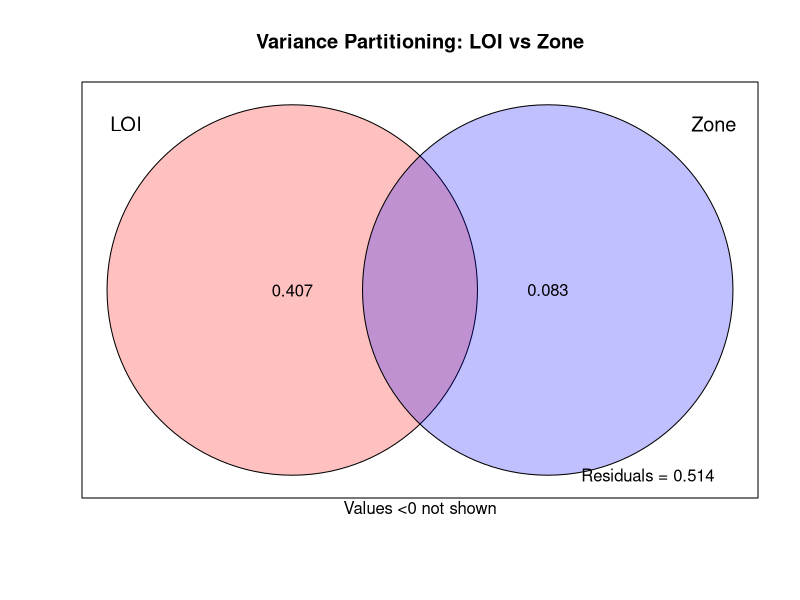
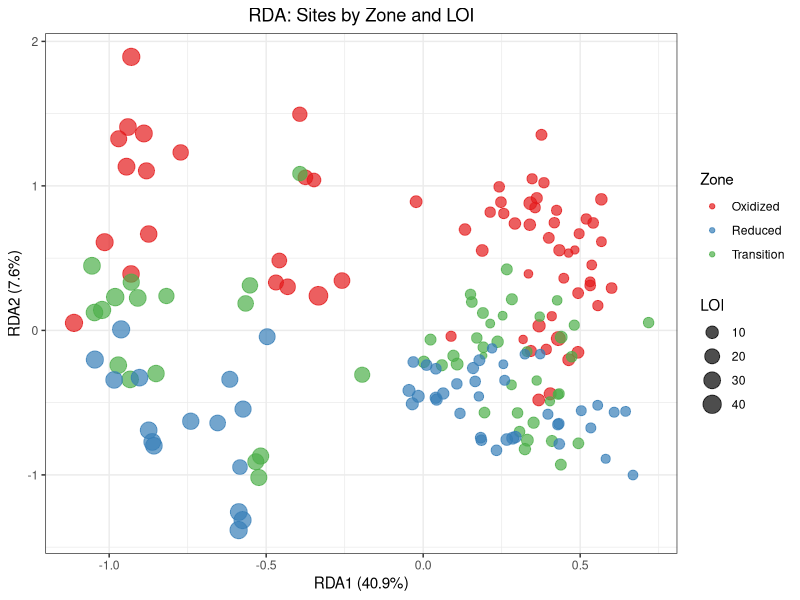
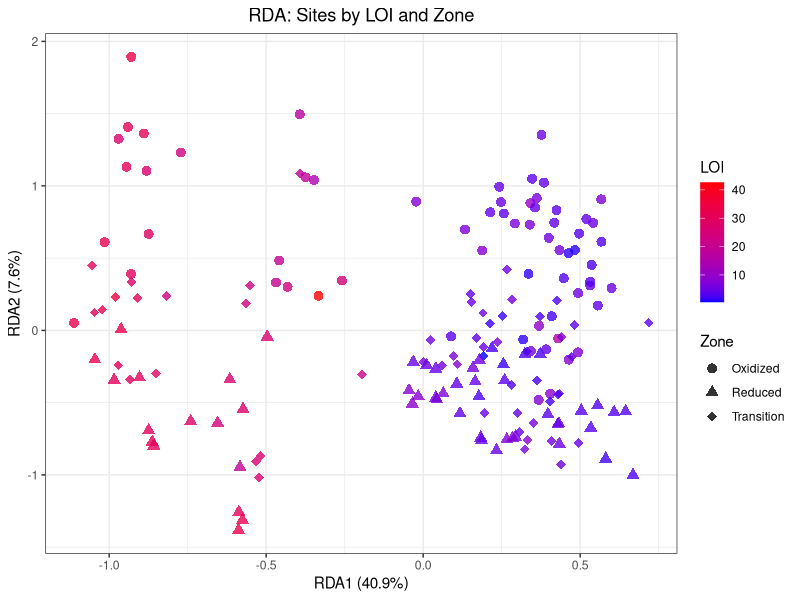
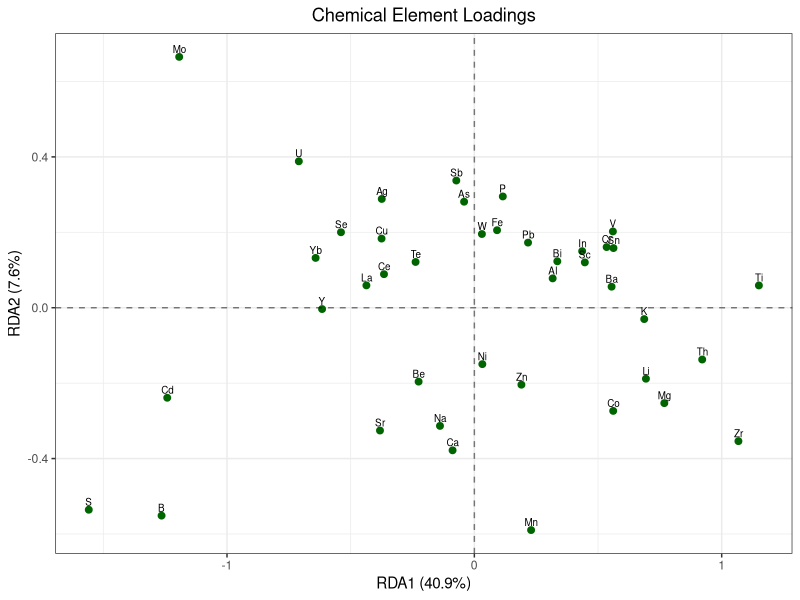
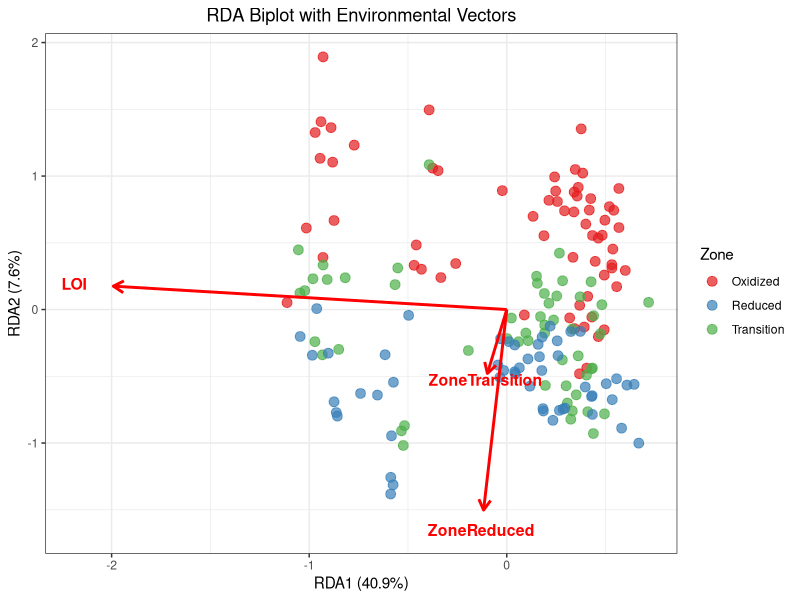
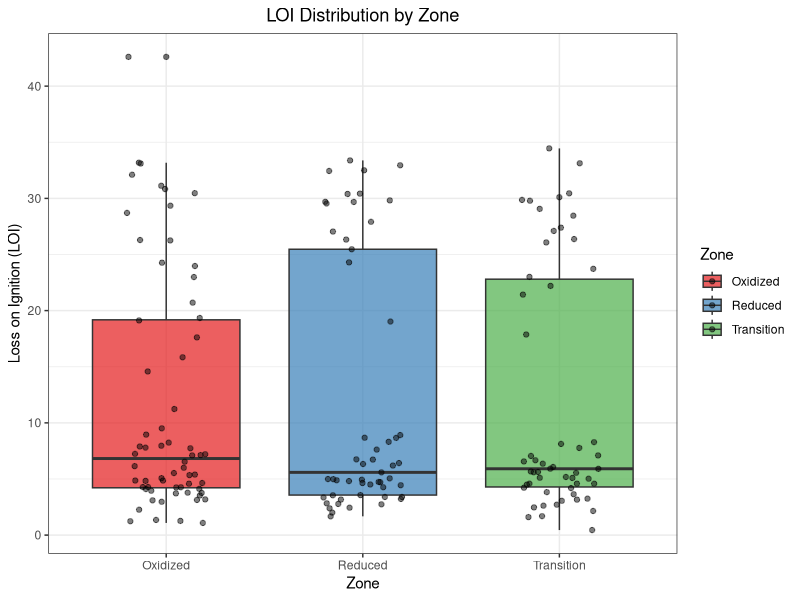

Reproduce these figures in R, in order.
# RDA Analysis: CLR Chemical Data vs LOI + Zone
# Redundancy Analysis with both continuous (LOI) and categorical (Zone) predictors

# =============================================================================
# PACKAGE LOADING
# =============================================================================

# Required packages
required_packages <- c("vegan", "ggplot2", "dplyr", "RColorBrewer", "gridExtra")

# Check and load packages
for(pkg in required_packages) {
  if(!require(pkg, character.only = TRUE)) {
    install.packages(pkg)
    library(pkg, character.only = TRUE)
  }
}

# =============================================================================
# DATA LOADING
# =============================================================================

# Load CLR-transformed chemical data
clr_chem <- read.csv("clrChem.csv")
cat("✓ Loaded clrChem.csv:", nrow(clr_chem), "rows x", ncol(clr_chem), "columns\n")

# Load site data with LOI and Zone
site_data <- read.csv("SiteData.csv")
cat("✓ Loaded SiteData.csv:", nrow(site_data), "rows x", ncol(site_data), "columns\n")

# =============================================================================
# DATA PREPARATION
# =============================================================================

# Merge datasets by ID
merged_data <- merge(clr_chem, site_data[, c("ID", "LOI", "Zone")], by = "ID")
cat("✓ Merged datasets:", nrow(merged_data), "rows\n")

# Extract CLR chemical data (exclude ID column)
clr_matrix <- merged_data[, grepl("^clr_", names(merged_data))]
cat("✓ CLR chemical matrix:", nrow(clr_matrix), "samples x", ncol(clr_matrix), "elements\n")

# Prepare predictor variables
env_data <- data.frame(
  LOI = merged_data$LOI,
  Zone = factor(merged_data$Zone)
)

# Check data structure
cat("✓ Environmental data:\n")
cat("  LOI range:", round(min(env_data$LOI, na.rm = TRUE), 2), "-", 
    round(max(env_data$LOI, na.rm = TRUE), 2), "\n")
cat("  Zone levels:", paste(levels(env_data$Zone), collapse = ", "), "\n")
cat("  Zone counts:", paste(table(env_data$Zone), collapse = ", "), "\n")

# Check for missing values
complete_cases <- complete.cases(env_data)
cat("Missing values in environmental data:", sum(!complete_cases), "\n")

# Remove samples with missing data if any
if(any(!complete_cases)) {
  clr_matrix <- clr_matrix[complete_cases, ]
  env_data <- env_data[complete_cases, ]
  merged_data <- merged_data[complete_cases, ]
  cat("✓ Removed", sum(!complete_cases), "samples with missing data\n")
}

cat("Final dataset:", nrow(clr_matrix), "samples\n")

# =============================================================================
# REDUNDANCY ANALYSIS (RDA) - FULL MODEL
# =============================================================================

cat("\n=== PERFORMING RDA ANALYSIS ===\n")

# Full model with both predictors
rda_full <- rda(clr_matrix ~ LOI + Zone, data = env_data)
cat("✓ Full RDA model completed\n")

# Individual models for comparison
rda_loi_only <- rda(clr_matrix ~ LOI, data = env_data)
rda_zone_only <- rda(clr_matrix ~ Zone, data = env_data)
cat("✓ Individual models completed\n")

# Print summary of full model
cat("\nFull Model Summary:\n")
print(summary(rda_full))

# =============================================================================
# STATISTICAL TESTING
# =============================================================================

cat("\n=== STATISTICAL TESTING ===\n")

# Test overall model significance
set.seed(123)
anova_full <- anova(rda_full, permutations = 999)
cat("✓ Overall model test:\n")
print(anova_full)

# Test each predictor individually (marginal effects)
set.seed(123)
anova_marginal <- anova(rda_full, by = "margin", permutations = 999)
cat("\n✓ Marginal effects test:\n")
print(anova_marginal)

# Test each predictor sequentially (conditional effects)
set.seed(123)
anova_terms <- anova(rda_full, by = "terms", permutations = 999)
cat("\n✓ Sequential (conditional) effects test:\n")
print(anova_terms)

# Test RDA axes
set.seed(123)
anova_axes <- anova(rda_full, by = "axis", permutations = 999)
cat("\n✓ Axis-wise testing:\n")
print(anova_axes)

# =============================================================================
# VARIANCE PARTITIONING
# =============================================================================

cat("\n=== VARIANCE PARTITIONING ===\n")

# Partition variance between LOI and Zone
varpart_result <- varpart(clr_matrix, 
                         env_data[, "LOI", drop = FALSE],
                         env_data[, "Zone", drop = FALSE])

cat("✓ Variance partitioning completed\n")
print(varpart_result)

# Plot variance partitioning
plot(varpart_result, digits = 2, 
     Xnames = c("LOI", "Zone"),
     bg = c("red", "blue"))
title("Variance Partitioning: LOI vs Zone")

# =============================================================================
# VARIANCE EXPLAINED CALCULATIONS
# =============================================================================

cat("\n=== VARIANCE EXPLAINED ===\n")

# Extract variance components
total_var <- sum(rda_full$CA$eig) + sum(rda_full$CCA$eig)
constrained_var <- sum(rda_full$CCA$eig)
rda1_var <- rda_full$CCA$eig[1]
rda2_var <- rda_full$CCA$eig[2]

# Calculate percentages
total_explained <- (constrained_var / total_var) * 100
rda1_explained <- (rda1_var / total_var) * 100
rda2_explained <- (rda2_var / total_var) * 100

cat("Total variance explained by LOI + Zone:", round(total_explained, 2), "%\n")
cat("Variance explained by RDA1:", round(rda1_explained, 2), "%\n")
cat("Variance explained by RDA2:", round(rda2_explained, 2), "%\n")

# Individual model comparisons
loi_only_var <- (sum(rda_loi_only$CCA$eig) / sum(rda_loi_only$CA$eig + rda_loi_only$CCA$eig)) * 100
zone_only_var <- (sum(rda_zone_only$CCA$eig) / sum(rda_zone_only$CA$eig + rda_zone_only$CCA$eig)) * 100

cat("LOI alone explains:", round(loi_only_var, 2), "%\n")
cat("Zone alone explains:", round(zone_only_var, 2), "%\n")

# Adjusted R-squared
cat("Adjusted R-squared (full model):", round(RsquareAdj(rda_full)$adj.r.squared, 4), "\n")

# =============================================================================
# ORDINATION PLOTS
# =============================================================================

cat("\n=== CREATING ORDINATION PLOTS ===\n")

# Get scores
site_scores <- scores(rda_full, display = "sites", choices = 1:2)
species_scores <- scores(rda_full, display = "species", choices = 1:2)
biplot_scores <- scores(rda_full, display = "bp", choices = 1:2)

# Create data frame for sites
site_df <- data.frame(
  ID = merged_data$ID,
  RDA1 = site_scores[, 1],
  RDA2 = site_scores[, 2],
  LOI = env_data$LOI,
  Zone = env_data$Zone
)

# Create data frame for species
species_df <- data.frame(
  Element = gsub("clr_", "", rownames(species_scores)),
  RDA1 = species_scores[, 1],
  RDA2 = species_scores[, 2],
  RDA1_abs = abs(species_scores[, 1]),
  RDA2_abs = abs(species_scores[, 2])
)

# Sort by RDA1 importance
species_df <- species_df[order(species_df$RDA1_abs, decreasing = TRUE), ]

cat("Top 10 elements most strongly associated with RDA1:\n")
print(species_df[1:10, c("Element", "RDA1", "RDA2")])

# =============================================================================
# ENHANCED VISUALIZATIONS
# =============================================================================

# Set up color palette for zones
zone_colors <- RColorBrewer::brewer.pal(length(levels(env_data$Zone)), "Set1")
names(zone_colors) <- levels(env_data$Zone)

# Plot 1: Sites colored by Zone, sized by LOI
p1 <- ggplot(site_df, aes(x = RDA1, y = RDA2)) +
  geom_point(aes(color = Zone, size = LOI), alpha = 0.7) +
  scale_color_manual(values = zone_colors) +
  scale_size_continuous(name = "LOI", range = c(2, 6)) +
  labs(title = "RDA: Sites by Zone and LOI",
       x = paste0("RDA1 (", round(rda1_explained, 1), "%)"),
       y = paste0("RDA2 (", round(rda2_explained, 1), "%)")) +
  theme_bw() +
  theme(plot.title = element_text(hjust = 0.5))

# Plot 2: Sites colored by LOI, shaped by Zone
p2 <- ggplot(site_df, aes(x = RDA1, y = RDA2)) +
  geom_point(aes(color = LOI, shape = Zone), size = 3, alpha = 0.8) +
  scale_color_gradient(low = "blue", high = "red", name = "LOI") +
  scale_shape_manual(values = c(16, 17, 18)[1:length(levels(env_data$Zone))]) +
  labs(title = "RDA: Sites by LOI and Zone",
       x = paste0("RDA1 (", round(rda1_explained, 1), "%)"),
       y = paste0("RDA2 (", round(rda2_explained, 1), "%)")) +
  theme_bw() +
  theme(plot.title = element_text(hjust = 0.5))

# Plot 3: Species loadings
p3 <- ggplot(species_df, aes(x = RDA1, y = RDA2)) +
  geom_point(color = "darkgreen", size = 2) +
  geom_text(aes(label = Element), vjust = -0.5, hjust = 0.5, size = 2.5) +
  geom_hline(yintercept = 0, linetype = "dashed", alpha = 0.5) +
  geom_vline(xintercept = 0, linetype = "dashed", alpha = 0.5) +
  labs(title = "Chemical Element Loadings",
       x = paste0("RDA1 (", round(rda1_explained, 1), "%)"),
       y = paste0("RDA2 (", round(rda2_explained, 1), "%)")) +
  theme_bw() +
  theme(plot.title = element_text(hjust = 0.5))

# Plot 4: Biplot with environmental vectors
p4 <- ggplot(site_df, aes(x = RDA1, y = RDA2)) +
  geom_point(aes(color = Zone), size = 3, alpha = 0.7) +
  scale_color_manual(values = zone_colors) +
  # Add environmental vectors
  geom_segment(data = data.frame(biplot_scores), 
               aes(x = 0, y = 0, xend = RDA1*2, yend = RDA2*2),
               arrow = arrow(length = unit(0.3, "cm")), 
               color = "red", size = 1) +
  geom_text(data = data.frame(biplot_scores), 
            aes(x = RDA1*2.2, y = RDA2*2.2, label = rownames(biplot_scores)),
            color = "red", size = 4, fontface = "bold") +
  labs(title = "RDA Biplot with Environmental Vectors",
       x = paste0("RDA1 (", round(rda1_explained, 1), "%)"),
       y = paste0("RDA2 (", round(rda2_explained, 1), "%)")) +
  theme_bw() +
  theme(plot.title = element_text(hjust = 0.5))

# Display plots
print(p1)
print(p2)
print(p3)
print(p4)

# =============================================================================
# ZONE-SPECIFIC ANALYSIS
# =============================================================================

cat("\n=== ZONE-SPECIFIC ANALYSIS ===\n")

# LOI distribution by zone
loi_by_zone <- site_df %>%
  group_by(Zone) %>%
  summarise(
    n = n(),
    LOI_mean = mean(LOI),
    LOI_sd = sd(LOI),
    LOI_min = min(LOI),
    LOI_max = max(LOI),
    .groups = "drop"
  )

cat("LOI distribution by Zone:\n")
print(loi_by_zone)

# Boxplot of LOI by Zone
p5 <- ggplot(site_df, aes(x = Zone, y = LOI, fill = Zone)) +
  geom_boxplot(alpha = 0.7) +
  geom_jitter(width = 0.2, alpha = 0.5) +
  scale_fill_manual(values = zone_colors) +
  labs(title = "LOI Distribution by Zone",
       x = "Zone", y = "Loss on Ignition (LOI)") +
  theme_bw() +
  theme(plot.title = element_text(hjust = 0.5))

print(p5)

# Correlation between RDA axes and predictors
correlations <- data.frame(
  RDA1_LOI = cor(site_df$RDA1, site_df$LOI),
  RDA2_LOI = cor(site_df$RDA2, site_df$LOI)
)

cat("\nCorrelations between RDA axes and LOI:\n")
print(correlations)

# =============================================================================
# INTERACTION ANALYSIS
# =============================================================================

cat("\n=== TESTING LOI × ZONE INTERACTION ===\n")

# Model with interaction
rda_interaction <- rda(clr_matrix ~ LOI * Zone, data = env_data)

# Test interaction significance
set.seed(123)
anova_interaction <- anova(rda_interaction, rda_full, permutations = 999)
cat("Interaction test (comparing LOI*Zone vs LOI+Zone):\n")
print(anova_interaction)

# =============================================================================
# SUMMARY RESULTS
# =============================================================================

cat("\n=== COMPREHENSIVE ANALYSIS SUMMARY ===\n")
cat("✓ RDA Analysis Complete\n")
cat("✓ Total variance explained:", round(total_explained, 2), "%\n")
cat("✓ Adjusted R²:", round(RsquareAdj(rda_full)$adj.r.squared, 4), "\n")

cat("\nStatistical Significance:\n")
cat("- Overall model p-value:", round(anova_full$`Pr(>F)`[1], 4), "\n")
cat("- LOI marginal effect p-value:", round(anova_marginal$`Pr(>F)`[1], 4), "\n")
cat("- Zone marginal effect p-value:", round(anova_marginal$`Pr(>F)`[2], 4), "\n")

cat("\nVariance Partitioning:\n")
cat("- Pure LOI effect:", round(varpart_result$part$indfract$Adj.R.squared[1] * 100, 2), "%\n")
cat("- Pure Zone effect:", round(varpart_result$part$indfract$Adj.R.squared[2] * 100, 2), "%\n")
cat("- Shared LOI-Zone effect:", round(varpart_result$part$indfract$Adj.R.squared[3] * 100, 2), "%\n")

if(anova_interaction$`Pr(>F)`[2] < 0.05) {
  cat("✓ LOI × Zone interaction is SIGNIFICANT\n")
} else {
  cat("✗ LOI × Zone interaction is NOT significant\n")
}

# Save key results
cat("\n=== SAVED OBJECTS ===\n")
cat("- rda_full: Full RDA model (LOI + Zone)\n")
cat("- rda_loi_only: LOI-only model\n")
cat("- rda_zone_only: Zone-only model\n")
cat("- varpart_result: Variance partitioning results\n")
cat("- site_df: Site scores with environmental data\n")
cat("- species_df: Element loadings ranked by importance\n")
cat("- anova_marginal: Marginal effects test results\n")
